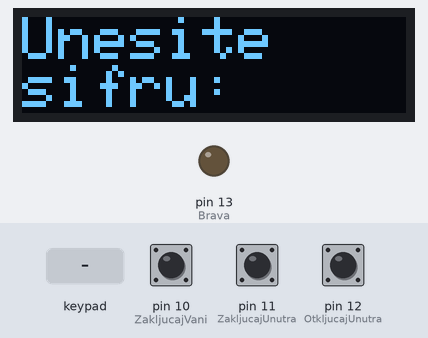
A sketch run on a simulated Arduino Uno, built with avr-gcc and run on an emulated ATmega328P. On the bench: 128×32 one-colour display, output pins drawn as LEDs (lit = HIGH). The test bench sets the inputs (shaded band); at power-on: pin 10 (ZakljucajVani) HIGH, pin 11 (ZakljucajUnutra) HIGH, pin 12 (OtkljucajUnutra) HIGH. What the sketch prints to the serial monitor is not drawn.

Above: at 10.4 s.
10.5 s: keypad keys 2 4 6 8 A # # pressed 0.4 s apart
At 13.3 s:
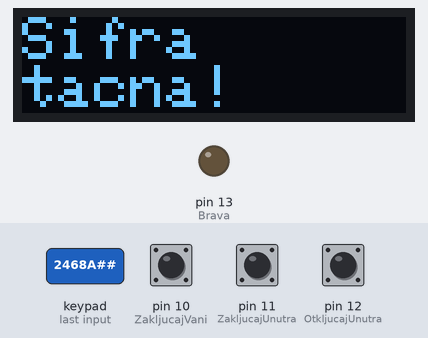
14.8 s: key 'B' pressed
At 16.3 s:
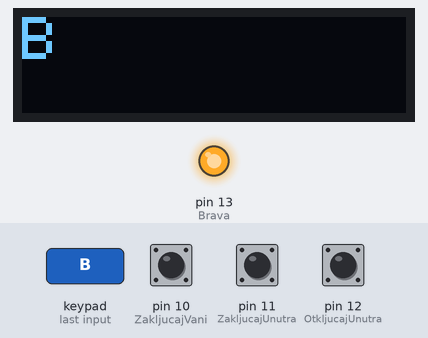
16.7 s: keypad keys 2 4 6 8 A A pressed 0.4 s apart
At 20.1 s:
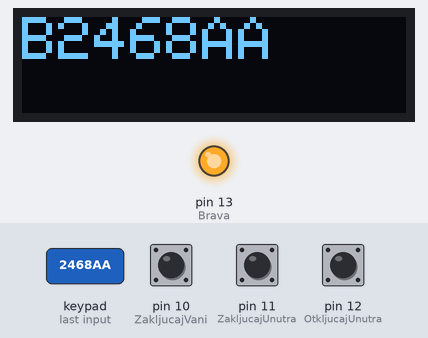
20.6 s: key 'C' pressed
At 21.3 s:
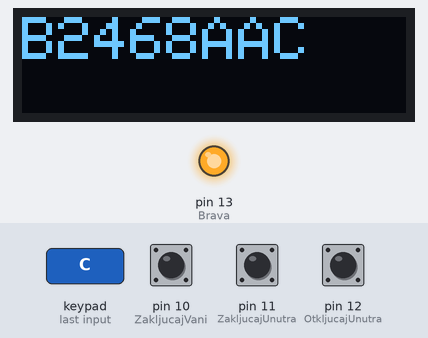
22.1 s: key 'A' pressed
At 22.5 s:
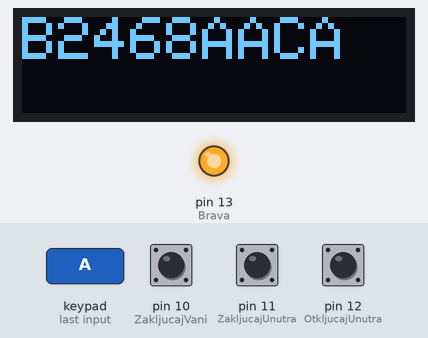
23.6 s: keypad keys 2 4 6 8 A # D pressed 0.4 s apart
At 28.2 s:
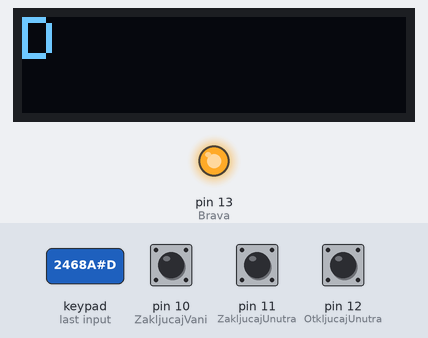
Timing chart, 0 to 29.6 s (numbered marks = the images above; inputs shaded):
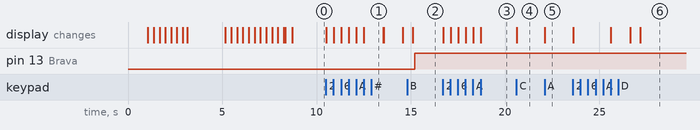

The sketch:

Tastatura_Sa_Ispisom_Final.ino
```cpp
#include <Keypad.h>
#include <Adafruit_GFX.h>
#include <Adafruit_SSD1306.h>

// Definicija OLED displeja
#define SCREEN_WIDTH 128
#define SCREEN_HEIGHT 32
#define OLED_RESET -1  // Reset pin (nije potreban, spojen na GND)
#define SCREEN_ADDRESS 0x3C
Adafruit_SSD1306 display(SCREEN_WIDTH, SCREEN_HEIGHT, &Wire, OLED_RESET);
#define ZakljucajVani 10
#define ZakljucajUnutra 11
#define OtkljucajUnutra 12
#define Brava 13
// Definicija veličine tastature
const byte ROWS = 4; // Broj redova
const byte COLS = 4; // Broj kolona
// Mapiranje tipki na tastaturi
char keys[ROWS][COLS] = {
  {'1', '2', '3', 'A'},
  {'4', '5', '6', 'B'},
  {'7', '8', '9', 'C'},
  {'*', '0', '#', 'D'}
};

// Povezivanje redova i kolona sa Arduino pinovima
byte rowPins[ROWS] = {9, 8, 7, 6}; // Arduino pinovi za redove
byte colPins[COLS] = {5, 4, 3, 2}; // Arduino pinovi za kolone

// Kreiranje objekta tastature
Keypad keypad = Keypad(makeKeymap(keys), rowPins, colPins, ROWS, COLS);

String enteredCode = "";          // Trenutno unesena šifra
String enteredCode1 = "";
String correctCode = "2468A";     // Tačna šifra
void prikaziSTS() {
  int finalX = (SCREEN_WIDTH - 12 * 10) / 2; // Centrirana pozicija
  for (int x = -135; x <=finalX-8; x++) { // Animacija ulaska s leve strane
    display.clearDisplay();
    display.setTextSize(2); // Veći font za tekst
    display.setCursor(x, 2); // Vertikalna pozicija teksta
    display.print("STS Bugojno");
    display.display();
    delay(2); // Brzina animacije
  }
  delay(2000); // Prikaz centriranog teksta na 2 sekunde
}

void prikaziIVE() {
  for (int x = SCREEN_WIDTH-60; x >= -40; x--) { // Animacija
      display.clearDisplay();
    display.setTextSize(2); // Veći font za animaciju
    display.setCursor(x, 10); // Tekst "IV E" centriran vertikalno
    display.print("IV E");
    display.display();
    delay(2); // Brzina animacije
  }
}
void prikaziGodinu() {
  for (int x =14 ; x >= -40; x--) { // Animacija s desna na levo
    display.clearDisplay();
    display.setTextSize(2); // Veličina fonta
    display.setCursor(SCREEN_WIDTH+60, x); // Vertikalna pozicija teksta
    display.print("2024/2025");
    display.display();
    delay(20); // Brzina animacije
  }
}
void setup() {
  pinMode(ZakljucajVani,INPUT_PULLUP);
  pinMode(ZakljucajUnutra,INPUT_PULLUP);
  pinMode(OtkljucajUnutra,INPUT_PULLUP);
  pinMode(Brava,OUTPUT);
  Serial.begin(9600); // Pokretanje serijske komunikacije
  Serial.println("Pokretanje sistema...");
if(!display.begin(SSD1306_SWITCHCAPVCC, SCREEN_ADDRESS)) { // Address 0x3D for 128x64
    Serial.println(F("SSD1306 allocation failed"));
    for(;;); // Don't proceed, loop forever
  }

  display.clearDisplay();
  display.setTextSize(2);      // Veličina fonta
  display.setTextColor(SSD1306_WHITE); // Boja teksta
  display.setCursor(0, 0);
  display.println("Pokretanje\nsistema...");
  display.display();
  delay(1000);
  prikaziSTS();
  prikaziIVE();
  prikaziGodinu();
  display.clearDisplay();
  display.setTextSize(2);      // Veličina fonta
  display.setTextColor(SSD1306_WHITE); // Boja teksta
  display.setCursor(0, 0);
  display.println("Unesite\nsifru:");
  display.display();
  delay(500);
  Serial.println("Unesite šifru:");
  display.clearDisplay();
}

void loop() {
  char key;
   bool otkljucana;
  unsigned long startTime = millis(); // Početno vrijeme
  while (millis() - startTime < 3000) {
    key = keypad.getKey();
  if (key) { // Ako je tipka pritisnuta
    if (key == '#') { // Ako je potvrda šifre
      if (enteredCode == correctCode) {
        Serial.println("Šifra tačna!");
        display.clearDisplay();
        display.setTextSize(2);
        display.setCursor(0, 0);
        display.println("Sifra\ntacna!");
        display.display();
        delay(1000);
        display.clearDisplay();
        display.setCursor(0, 0);
        display.println("Unesite\nsifru:");
        display.display();
        enteredCode1 = enteredCode + key;
        enteredCode = ""; // Resetovanje unosa
      } else {
        Serial.println("Pogrešna šifra. Pokušajte ponovo:");
        display.clearDisplay();
        display.setCursor(0, 0);
        display.setTextSize(2);
        display.println("Pogresna\nsifra.");
        display.clearDisplay();
        display.setCursor(0, 0);
        display.println("Pokusajte\nponovo:");
        display.display();
        delay(1000);
        display.clearDisplay();
        display.setCursor(0, 0);
        display.println("Unesite\nsifru:");
        display.display();
        delay(500);
        display.clearDisplay();
        enteredCode = ""; // Resetovanje unosa
      }
    } else if (key == '*') { // Ako je brisanje unosa
      if (enteredCode.length() > 0) {
        enteredCode.remove(enteredCode.length() - 1); // Briše posljednji karakter
        Serial.print("Trenutni unos: ");
        Serial.println(enteredCode);

        // Prikaz trenutnog unosa bez brisanja celog ekrana
        display.clearDisplay();
        display.setCursor(0, 0);
        display.setTextSize(2);
        display.println(enteredCode);
        display.display();
      }
    } else { // Dodavanje unosa
      if (enteredCode.length() < 10) { // Maksimalna dužina šifre (po želji)
        enteredCode += key; // Dodajemo pritisnuti taster na uneseni tekst
        Serial.print("Trenutni unos: ");
        Serial.println(enteredCode);
        display.setCursor(0, 0);
        display.println(enteredCode);
        display.display();
      }
    }
  }
  }
  if (((enteredCode1 == "2468A#") || digitalRead(OtkljucajUnutra) == LOW) && otkljucana == false)
  {
    digitalWrite(Brava,HIGH);
    enteredCode1 = "";
    otkljucana = true;
    Serial.print("Vrata otključana! ");
    display.clearDisplay();
  }
  if ((digitalRead(ZakljucajUnutra) == LOW || digitalRead(ZakljucajVani) == LOW) && otkljucana == true) {
    digitalWrite(Brava,LOW);
    otkljucana = false;
    enteredCode = "";
    Serial.print("Vrata zaključana! ");

  }
}
```

Measured:
- after the input at 10.5 s, the display: first changes at once (image 1 shows a later state)
- after the input at 14.8 s, the display: changes after 0.32 s (image 2)
- after the input at 16.7 s, the display: first changes at once (image 3 shows a later state)
- after the input at 20.6 s, the display: changes at once (image 4)
- after the input at 22.1 s, the display: changes at once (image 5)
- after the input at 23.6 s, the display: first changes at once (image 6 shows a later state)
